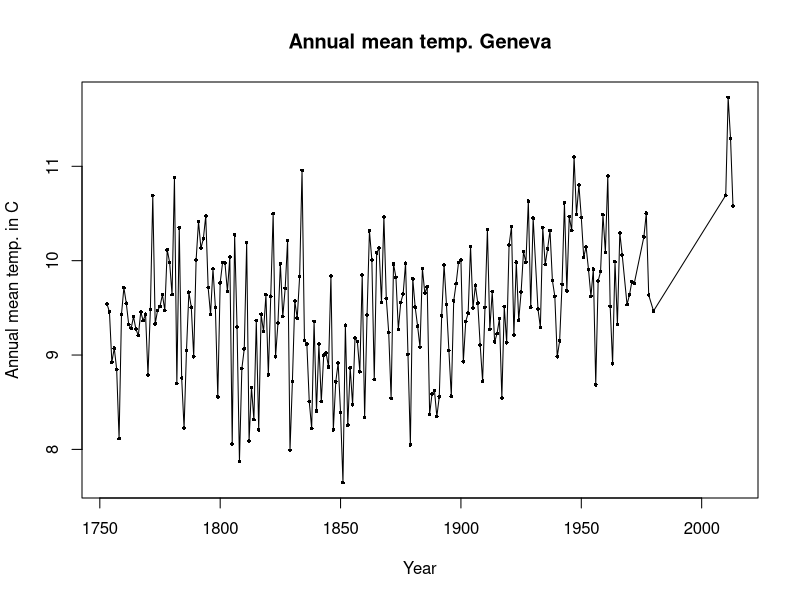
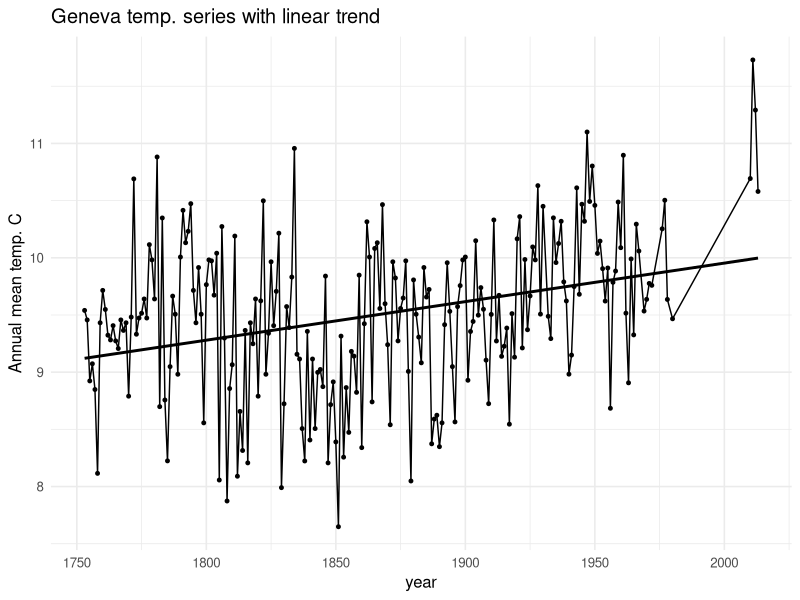
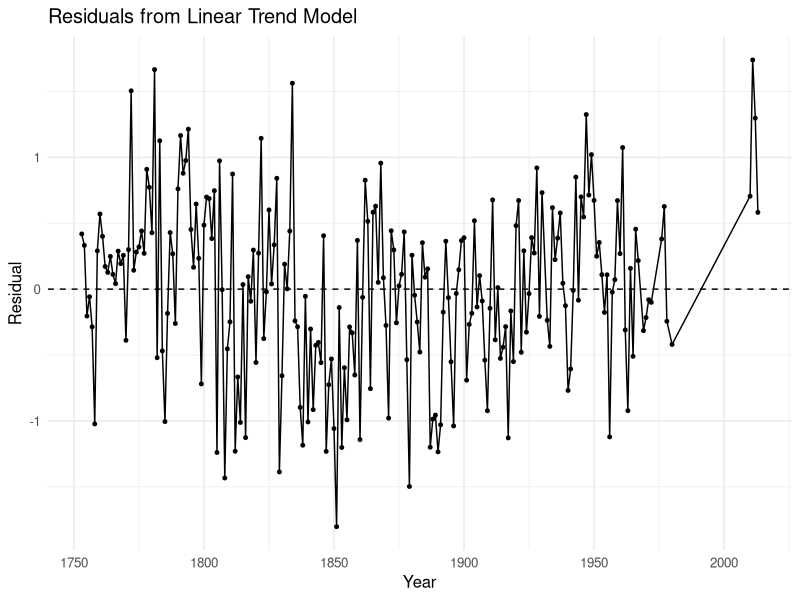
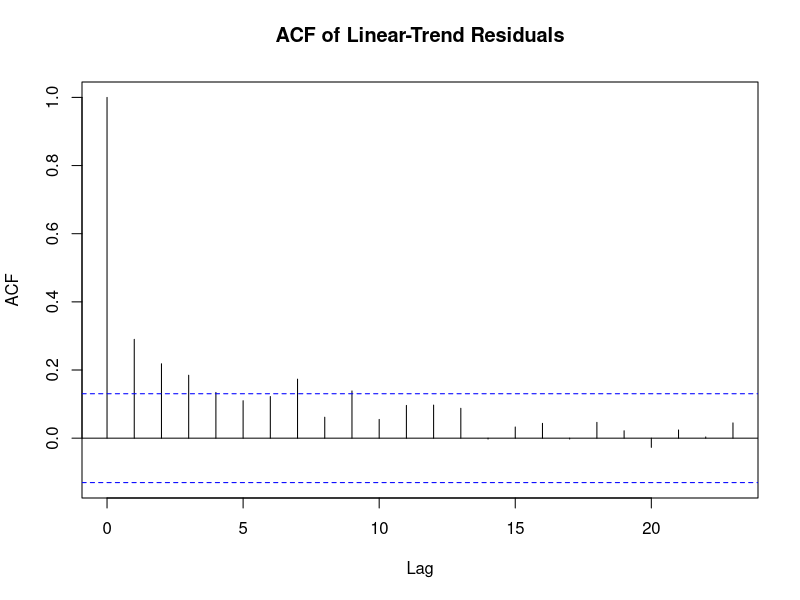
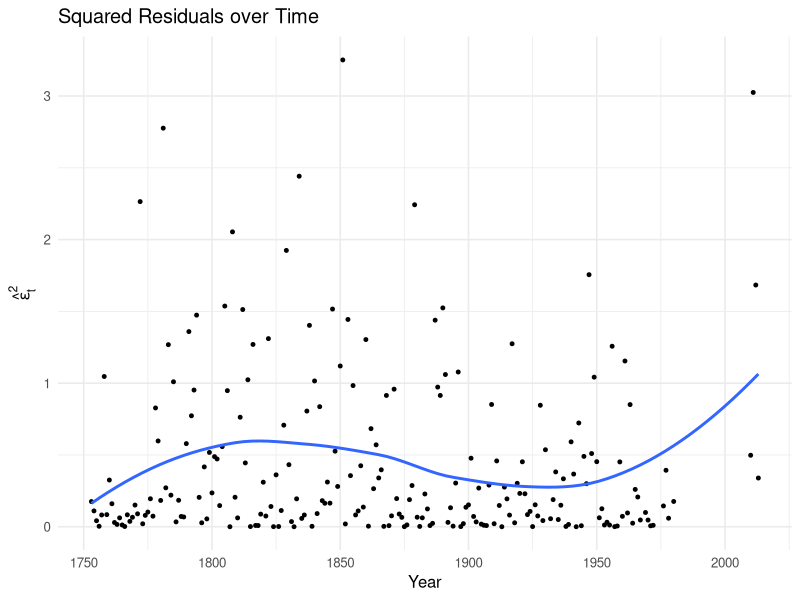
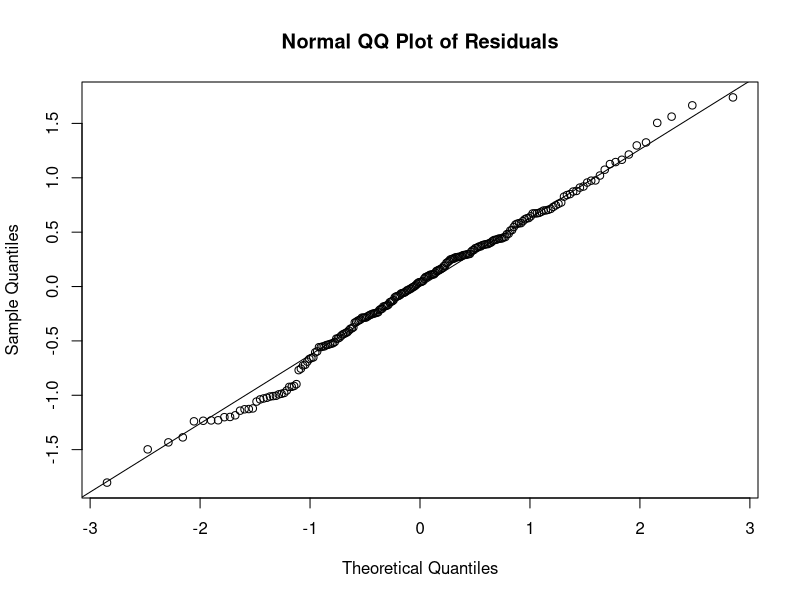

Source code (R) for these figures, in order:
# ====================================================================================
# Computational Methods in Econometrics
# Assignment - Part I (at least)
# Station 08: Geneva
# ====================================================================================

rm(list = ls())

set.seed(20260914)

# Loading the data

dat <- read.csv("Station08.csv")

head(dat)
str(dat)
summary(dat)

# Sort observations (just in case)
dat <- dat[order(dat$Year),]

# Keep the complete year/temp obs. only
dat <- dat[complete.cases(dat[,c("Year","Temperature")]),]

# number of obs.
n <- nrow(dat)

cat("Number of obs.", n, "\n")
cat("First year", min(dat$Year), "\n")
cat("Last year", max(dat$Year), "\n")

# Center the data at 1900 and divide by 10? 
# Then \beta_0 becomes the fitted temp. around the year 1900
# \beta_1 is measured in C per decade

dat$t <- (dat$Year - 1900) /10
# ====================================================================================
# Exploratory analysis
# ====================================================================================

plot(
  dat$Year,
  dat$Temperature,
  type = "o",
  pch = 16,
  cex = 0.5,
  xlab = "Year",
  ylab = "Annual mean temp. in C",
  main = "Annual mean temp. Geneva"
)

# The model is y_t = \beta_0 + \beta_1 t + \epsilon_t
# With my definition of t, \beta_1 is already C per decade

# ====================================================================================
# Linear trend model
# ====================================================================================

# Fitting the linear model with lm if permitted ? 

trend_model <- lm(Temperature ~ t, data = dat)
summary(trend_model)

# Coeffs
beta0_hat <- coef(trend_model)[1]
beta1_hat <- coef(trend_model)[2]

cat("Estimated intercept", beta0_hat, "C\n")
cat("Estimated trend", beta1_hat, "C per decade \n")

# Maybe add discussions on t-statistics or ordinary OLS p-value later?

# Plot of the fitted trend
library(ggplot2)

dat$fitted_linear <- fitted(trend_model)
ggplot(dat, aes(x = Year, y = Temperature)) + geom_line(linewidth = 0.5) +
  geom_point(size = 1) + geom_line( aes(y = fitted_linear), linewidth = 1) +
  labs(
    title = "Geneva temp. series with linear trend",
    x = "year",
    y = "Annual mean temp. C"
  ) + theme_minimal(base_size = 12) 



# ====================================================================================
# Residual diagnostics
# ====================================================================================

dat$residual <- residuals(trend_model)
dat$residual_sq <- dat$residual^2

ggplot(dat, aes(x = Year, y = residual)) +
  geom_hline(yintercept = 0, linetype = "dashed") +
  geom_line() +
  geom_point(size = 1) +
  labs(
    title = "Residuals from Linear Trend Model",
    x = "Year",
    y = "Residual"
  ) +
  theme_minimal(base_size = 12)

# Residual ACF - autocorrelation function
acf(
  dat$residual,
  main = "ACF of Linear-Trend Residuals",
  xlab = "Lag"
)

# instpect lag 1, if there is a large positive lag 1
# autocorrelation, this will correspond to low Durbin - Watson stat.

# Residual variance over time 
ggplot(dat, aes(x = Year, y = residual_sq)) +
  geom_point(size = 1) +
  geom_smooth(method = "loess", se = FALSE) +
  labs(
    title = "Squared Residuals over Time",
    x = "Year",
    y = expression(hat(epsilon)[t]^2)
  ) +
  theme_minimal(base_size = 12)

# Normal QQ plot 
qqnorm(
  dat$residual,
  main = "Normal QQ Plot of Residuals"
)

qqline(dat$residual)


# Durbin - Watson statistic

# ====================================================================================
# Durbin Watson Monte Carlo test
# ====================================================================================
dw_stat <- function(residuals) {
  
  numerator <- sum(diff(residuals)^2)
  denominator <- sum(residuals^2)
  
  numerator / denominator
}

d_obs <- dw_stat(dat$residual)

cat("Observed Durbin-Watson statistic:", d_obs, "\n")

# ====================================================================================
# Two-Sided Monte Carlo Durbin-Watson Test
# ====================================================================================

set.seed(20260914)
B <- 9999
n <- nrow(dat)

# Extract design matrix X and compute residual maker matrix M
X <- model.matrix(trend_model)
H <- X %*% solve(t(X) %*% X) %*% t(X)
M <- diag(n) - H  # Residual maker matrix

d_sim <- numeric(B)

for (i in 1:B) {
  # Generate standard normal pseudo-errors under the null of no autocorrelation
  eps_star <- rnorm(n)
  
  # Obtain OLS residuals from the pseudo-errors
  e_star <- M %*% eps_star
  
  # Compute simulated Durbin-Watson statistic
  d_sim[i] <- sum(diff(e_star)^2) / sum(e_star^2)
}

# Two-sided critical values at significance level alpha = 0.05
alpha <- 0.05
crit_lower <- quantile(d_sim, alpha / 2)
crit_upper <- quantile(d_sim, 1 - alpha / 2)

# Two-sided Monte Carlo p-value calculation
p_lower_adj <- (sum(d_sim <= d_obs) + 1) / (B + 1)
p_upper_adj <- (sum(d_sim >= d_obs) + 1) / (B + 1)
p_val_dw <- 2 * min(p_lower_adj, p_upper_adj, 0.5)

cat("--- Monte Carlo Durbin-Watson Test Results ---\n")
cat("MC Lower Critical Value (2.5%):", crit_lower, "\n")
cat("MC Upper Critical Value (97.5%):", crit_upper, "\n")
cat("Monte Carlo p-value:", p_val_dw, "\n")


# ====================================================================================
# Breusch-Pagan Test for Heteroskedasticity
# ====================================================================================

# Auxiliary regression: squared residuals on the transformed time trend
aux_model <- lm(residual_sq ~ t, data = dat)
summary_aux <- summary(aux_model)

# Compute Breusch-Pagan statistic: BP = n * R^2
R2_aux <- summary_aux$r.squared
BP_stat <- n * R2_aux

# Under H0, BP follows an asymptotic chi-squared distribution with 1 degree of freedom
p_val_bp <- 1 - pchisq(BP_stat, df = 1)

cat("\n--- Breusch-Pagan Test Results ---\n")
cat("Breusch-Pagan Statistic (BP):", BP_stat, "\n")
cat("Degrees of freedom:", 1, "\n")
cat("BP p-value:", p_val_bp, "\n")
